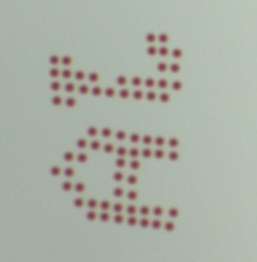
#> input picture code/PyQt5/error/20205132212671.jpg, 257 x 262 px, given as the content of the folder D:/dataset/detection/detection_2A, which was not available
$ python matchTemplate.py
#> lines starting #> are read from the running program, lines starting #| are printed output that depends on the picture; after the words box and inside, x2 and y2 are one past the last pixel; in counts of white or black regions, pixels touching at a corner belong together; long printed decimals are rounded; pictures that were not available may be replaced by others from this repository, and a replacement may not be noted
import os
import cv2
import time

sum = 0
threshold = 0.6
output_path = 'error'
# 遍历所有待测图片
start_time = time.time()
for root, dirs, files in os.walk("D:/dataset/detection/detection_2A"):
# for root, dirs, files in os.walk("D:/dataset/YOLOArea/Mark_Final/images/test"):
# for root, dirs, files in os.walk("result/crop"):
    for file in files:
        # 加载待测图片
        img_path = os.path.join(root, file)
        img = cv2.imread(img_path)
#> img is the input picture: shape (262, 257, 3); mean B, G, R 164.9, 175.3, 169.6

        # 将待测图片转换成灰度图像
        gray_img = cv2.cvtColor(img, cv2.COLOR_BGR2GRAY)
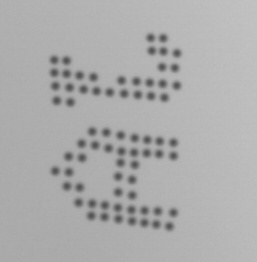
#> gray_img: shape (262, 257); min 79, max 194, mean 172.5

        # 创建矩形结构元素
        kernel_img = cv2.getStructuringElement(cv2.MORPH_RECT, (5, 5))
        # 顶帽变换
        tophat_img = cv2.morphologyEx(gray_img, cv2.MORPH_TOPHAT, kernel_img)
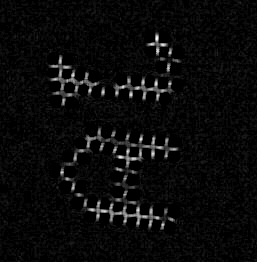
#> tophat_img: shape (262, 257); min 0, max 31, mean 1.3; drawn with min black and max white
        # 进行闭运算操作
        closing_img = cv2.morphologyEx(gray_img, cv2.MORPH_CLOSE, kernel_img)
        # 进行底帽变换操作
        bottomhat_img = cv2.morphologyEx(gray_img, cv2.MORPH_BLACKHAT, kernel_img)
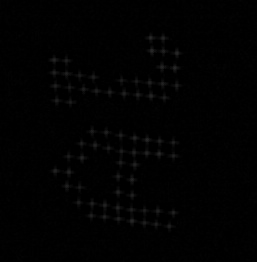
#> bottomhat_img: shape (262, 257); min 0, max 41, mean 1.5
        # 最大类间方差法阈值分割
        _, binary_img = cv2.threshold(bottomhat_img, 0, 255, cv2.THRESH_BINARY + cv2.THRESH_OTSU)
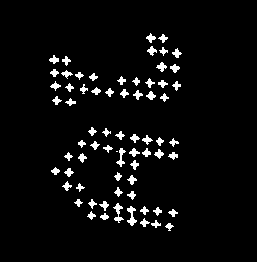
#> binary_img: shape (262, 257); 4.5% white; 69 white regions (1 under 20 px), largest, box (x1, y1, x2, y2) and area: (127, 206, 137, 226) 97, (113, 203, 124, 223) 90, (116, 148, 126, 167) 75

        # 遍历所有模板图片并进行匹配
        results = []
        for root2, dirs2, files2 in os.walk("D:/dataset/template/2A"):
            for template_file in files2:
                # 加载模板图片
                template_path = os.path.join(root2, template_file)
                template = cv2.imread(template_path)

                # 将模板图片转换成灰度图像
                gray_template = cv2.cvtColor(template, cv2.COLOR_BGR2GRAY)
                # 如果模板图像比待测图像大即跳过
                if gray_template.shape[0] > gray_img.shape[0] or gray_template.shape[1] > gray_img.shape[1]:
                    continue

                kernel_template = cv2.getStructuringElement(cv2.MORPH_RECT, (5, 5))
                tophat_template = cv2.morphologyEx(gray_template, cv2.MORPH_TOPHAT, kernel_template)
                # 底帽变换
                closing_template = cv2.morphologyEx(gray_template, cv2.MORPH_CLOSE, kernel_img)
                # 进行底帽变换操作
                bottomhat_template = cv2.morphologyEx(gray_template, cv2.MORPH_BLACKHAT, kernel_img)
                # 最大类间方差法阈值分割
                _, binary_template = cv2.threshold(bottomhat_template, 0, 255, cv2.THRESH_BINARY + cv2.THRESH_OTSU)

                # 进行模板匹配
                # cv2.TM_SQDIFF平方差匹配
                # cv2.TM_SQDIFF_NORMED：归一化平方差匹配法
                # cv2.TM_CCORR：相关匹配法
                # cv2.TM_CCORR_NORMED：归一化相关匹配法
                # cv2.TM_CCOEFF：相关系数匹配法
                # cv2.TM_CCOEFF_NORMED：归一化相关系数匹配法
                result = cv2.matchTemplate(binary_img, binary_template, cv2.TM_CCOEFF_NORMED)
#> result = [1]
                min_val, max_val, min_loc, max_loc = cv2.minMaxLoc(result)
#> min_val = 1; max_val = 1; min_loc = (0, 0); max_loc = (0, 0)

                # 存储匹配结果和模板图片
                #
                # if max_val < threshold:
                #     continue
                # else:
                results.append((max_val, template))
        # # 根据匹配结果对模板图片进行排序
        # end_time = time.time()
        # # 计算匹配时间
        # match_time = end_time - start_time
        # print("Match time: {:.2f}ms".format(match_time * 1000))
        results.sort(key=lambda x: x[0], reverse=True)
        print(results[0][0])
#| 1

        if len(results) == 0:
            sum = sum + 1

            print(file)
            cv2.imwrite(file, img)
            # cv2.imshow("Image", img)
            # cv2.waitKey(0)


        result, template = results[0]
#> result = 1
        w, h = template.shape[:-1]
#> w = 262; h = 257
        top_left = cv2.minMaxLoc(cv2.matchTemplate(binary_img, binary_template, cv2.TM_CCOEFF_NORMED))[3]
#> top_left = (0, 0)
        bottom_right = (top_left[0] + w, top_left[1] + h)
#> bottom_right = (262, 257)
        cv2.rectangle(img, top_left, bottom_right, (0, 0, 255), 2)
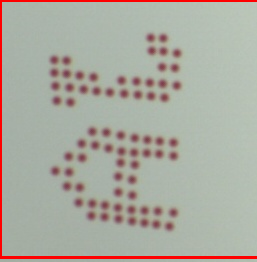
#> img: shape (262, 257, 3); mean B, G, R 160.4, 170.5, 171.9


        # 显示待测图片和匹配结果
        # cv2.imshow("Image", img)
        # cv2.waitKey(0)
        # # 输出匹配时间
end_time = time.time()
# 计算匹配时间
match_time = end_time - start_time
print("Match time: {:.2f}ms".format(match_time * 1000))

$ run again, on code/PyQt5/error/20205141400624.jpg
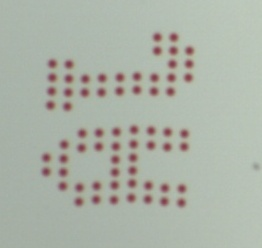
#> input picture code/PyQt5/error/20205141400624.jpg, 262 x 248 px, given as the content of the folder D:/dataset/detection/detection_2A, which was not available
#> img is the input picture: shape (248, 262, 3); mean B, G, R 167.5, 178.3, 172.1
#> `_, binary_img = cv2.threshold(bottomhat_img, 0, 255, cv2.THRESH_BINARY..`:
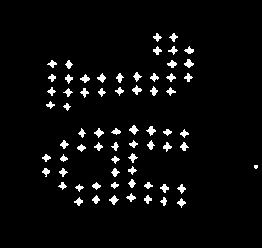
#> binary_img: shape (248, 262); 4.1% white; 67 white regions (1 under 20 px), largest, box (x1, y1, x2, y2) and area: (184, 59, 194, 68) 51, (132, 85, 142, 95) 50, (129, 125, 139, 135) 50
#> `result = cv2.matchTemplate(binary_img, binary_template, cv2.TM_CCOEFF_..`: result = [1]
#> min_val = 1; min_loc = (0, 0)
#| 1
#> `result, template = results[0]`: result = 1
#> top_left = (0, 0)
#> bottom_right = (248, 262)
#> `cv2.rectangle(img, top_left, bottom_right, (0, 0, 255), 2)`:
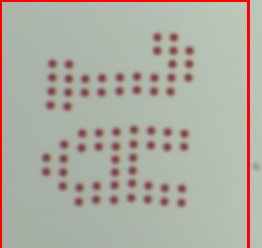
#> img: shape (248, 262, 3); mean B, G, R 162.8, 173.3, 174.2
